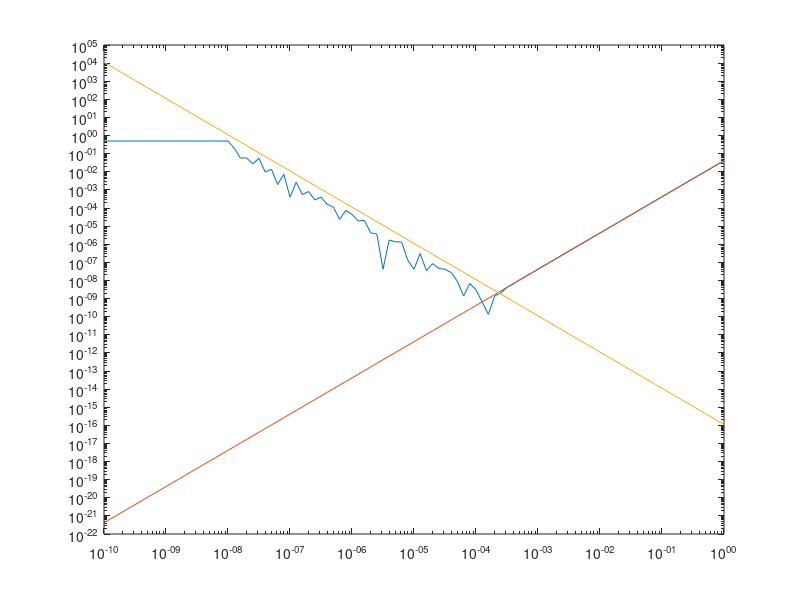

Write MATLAB code to recreate this figure.
k = (0:-0.1:-10)
x = 10 .^ k

fx = (1 - cos(x))./(x.^2)

abs_err = abs(fx-(1/2))
loglog(x,abs_err)
hold all
loglog(x,((x.^2)/factorial(4)))

loglog(x,x .^ (-2) * eps(0.5)) 